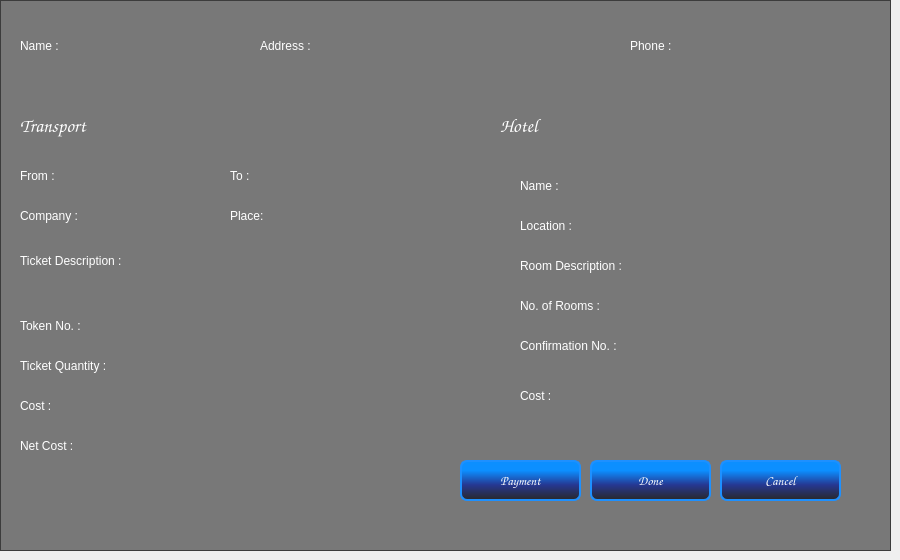
    <widget class="QWidget" name="Submit">
     <property name="styleSheet">
      <string notr="true">QPushButton{background:qlineargradient(spread:pad, x1:0.971591, y1:0.903409, x2:0, y2:0.0909095, stop:0 rgba(30, 30, 30, 255), stop:0.488636 rgba(16, 36, 145, 255), stop:0.948864 rgba(0, 137, 255, 255));
border-radius:7px;
color:white;
border:2px solid DodgerBlue;
}
QPushButton:hover{background:qlineargradient(spread:pad, x1:0.971591, y1:0.903409, x2:0, y2:0.0909095, stop:0 rgba(0, 137, 255, 255), stop:0.488636 rgba(16, 36, 145, 255), stop:0.948864 rgba(30, 30, 30, 255))
}
</string>
     </property>
     <widget class="QFrame" name="frame_4">
      <property name="geometry">
       <rect>
        <x>0</x>
        <y>0</y>
        <width>891</width>
        <height>551</height>
       </rect>
      </property>
      <property name="styleSheet">
       <string notr="true">background-color:rgba(0,0,0,0.5);</string>
      </property>
      <property name="frameShape">
       <enum>QFrame::StyledPanel</enum>
      </property>
      <property name="frameShadow">
       <enum>QFrame::Raised</enum>
      </property>
      <widget class="QLabel" name="label_37">
       <property name="geometry">
        <rect>
         <x>500</x>
         <y>110</y>
         <width>111</width>
         <height>31</height>
        </rect>
       </property>
       <property name="font">
        <font>
         <family>Comic Sans MS</family>
         <pointsize>14</pointsize>
         <weight>9</weight>
         <italic>false</italic>
         <bold>false</bold>
        </font>
       </property>
       <property name="styleSheet">
        <string notr="true">color: white;font: 75 14pt &quot;Comic Sans MS&quot;;
background:transparent</string>
       </property>
       <property name="text">
        <string>Hotel</string>
       </property>
      </widget>
      <widget class="QLabel" name="label_39">
       <property name="geometry">
        <rect>
         <x>520</x>
         <y>170</y>
         <width>71</width>
         <height>31</height>
        </rect>
       </property>
       <property name="styleSheet">
        <string notr="true">color: white;
font: 10pt &quot;Comic Sans MS&quot;;
background:transparent</string>
       </property>
       <property name="text">
        <string>Name :</string>
       </property>
      </widget>
      <widget class="QLabel" name="hname">
       <property name="geometry">
        <rect>
         <x>650</x>
         <y>170</y>
         <width>181</width>
         <height>31</height>
        </rect>
       </property>
       <property name="styleSheet">
        <string notr="true">color:white;
font: 10pt &quot;Comic Sans MS&quot;;
background:transparent</string>
       </property>
       <property name="text">
        <string/>
       </property>
      </widget>
      <widget class="QLabel" name="label_41">
       <property name="geometry">
        <rect>
         <x>520</x>
         <y>210</y>
         <width>71</width>
         <height>31</height>
        </rect>
       </property>
       <property name="styleSheet">
        <string notr="true">color: rgb(255, 255, 255);
font: 10pt &quot;Comic Sans MS&quot;;
background:transparent</string>
       </property>
       <property name="text">
        <string>Location :</string>
       </property>
      </widget>
      <widget class="QLabel" name="hloc">
       <property name="geometry">
        <rect>
         <x>650</x>
         <y>210</y>
         <width>181</width>
         <height>31</height>
        </rect>
       </property>
       <property name="styleSheet">
        <string notr="true">color: rgb(255, 255, 255);
font: 10pt &quot;Comic Sans MS&quot;;
background:transparent</string>
       </property>
       <property name="text">
        <string/>
       </property>
      </widget>
      <widget class="QLabel" name="label_43">
       <property name="geometry">
        <rect>
         <x>520</x>
         <y>250</y>
         <width>121</width>
         <height>31</height>
        </rect>
       </property>
       <property name="styleSheet">
        <string notr="true">color: rgb(255, 255, 255);
font: 10pt &quot;Comic Sans MS&quot;;
background:transparent</string>
       </property>
       <property name="text">
        <string>Room Description : </string>
       </property>
      </widget>
      <widget class="QLabel" name="hrdes">
       <property name="geometry">
        <rect>
         <x>650</x>
         <y>250</y>
         <width>211</width>
         <height>31</height>
        </rect>
       </property>
       <property name="styleSheet">
        <string notr="true">color: rgb(255, 255, 255);
font: 10pt &quot;Comic Sans MS&quot;;
background:transparent</string>
       </property>
       <property name="text">
        <string/>
       </property>
      </widget>
      <widget class="QLabel" name="label_45">
       <property name="geometry">
        <rect>
         <x>520</x>
         <y>290</y>
         <width>91</width>
         <height>31</height>
        </rect>
       </property>
       <property name="styleSheet">
        <string notr="true">color: rgb(255, 255, 255);
font: 10pt &quot;Comic Sans MS&quot;;
background:transparent</string>
       </property>
       <property name="text">
        <string>No. of Rooms :</string>
       </property>
      </widget>
      <widget class="QLabel" name="hrno">
       <property name="geometry">
        <rect>
         <x>650</x>
         <y>290</y>
         <width>111</width>
         <height>31</height>
        </rect>
       </property>
       <property name="styleSheet">
        <string notr="true">color: rgb(255, 255, 255);
font: 10pt &quot;Comic Sans MS&quot;;
background:transparent</string>
       </property>
       <property name="text">
        <string/>
       </property>
      </widget>
      <widget class="QLabel" name="label_47">
       <property name="geometry">
        <rect>
         <x>520</x>
         <y>330</y>
         <width>111</width>
         <height>31</height>
        </rect>
       </property>
       <property name="styleSheet">
        <string notr="true">color: rgb(255, 255, 255);
font: 10pt &quot;Comic Sans MS&quot;;
background:transparent</string>
       </property>
       <property name="text">
        <string>Confirmation No. :</string>
       </property>
      </widget>
      <widget class="QLabel" name="hcno">
       <property name="geometry">
        <rect>
         <x>650</x>
         <y>330</y>
         <width>111</width>
         <height>31</height>
        </rect>
       </property>
       <property name="styleSheet">
        <string notr="true">color: rgb(255, 255, 255);
font: 10pt &quot;Comic Sans MS&quot;;
background:transparent</string>
       </property>
       <property name="text">
        <string/>
       </property>
      </widget>
      <widget class="QLabel" name="label_49">
       <property name="geometry">
        <rect>
         <x>520</x>
         <y>380</y>
         <width>51</width>
         <height>31</height>
        </rect>
       </property>
       <property name="styleSheet">
        <string notr="true">color: rgb(255, 255, 255);
font: 10pt &quot;Comic Sans MS&quot;;
background:transparent</string>
       </property>
       <property name="text">
        <string>Cost :</string>
       </property>
      </widget>
      <widget class="QLabel" name="hcost">
       <property name="geometry">
        <rect>
         <x>650</x>
         <y>380</y>
         <width>111</width>
         <height>31</height>
        </rect>
       </property>
       <property name="styleSheet">
        <string notr="true">color: rgb(255, 255, 255);
font: 10pt &quot;Comic Sans MS&quot;;
background:transparent</string>
       </property>
       <property name="text">
        <string/>
       </property>
      </widget>
      <widget class="QLabel" name="caddrs">
       <property name="geometry">
        <rect>
         <x>350</x>
         <y>30</y>
         <width>241</width>
         <height>31</height>
        </rect>
       </property>
       <property name="styleSheet">
        <string notr="true">color: white;
font: 10pt &quot;Comic Sans MS&quot;;
background:transparent</string>
       </property>
       <property name="text">
        <string/>
       </property>
      </widget>
      <widget class="QLabel" name="label_51">
       <property name="geometry">
        <rect>
         <x>260</x>
         <y>30</y>
         <width>81</width>
         <height>31</height>
        </rect>
       </property>
       <property name="styleSheet">
        <string notr="true">color: white;
font: 10pt &quot;Comic Sans MS&quot;;
background:transparent</string>
       </property>
       <property name="text">
        <string>Address :</string>
       </property>
      </widget>
      <widget class="QLabel" name="cname">
       <property name="geometry">
        <rect>
         <x>80</x>
         <y>30</y>
         <width>151</width>
         <height>31</height>
        </rect>
       </property>
       <property name="styleSheet">
        <string notr="true">color: white;
font: 10pt &quot;Comic Sans MS&quot;;
background:transparent</string>
       </property>
       <property name="text">
        <string/>
       </property>
      </widget>
      <widget class="QLabel" name="label_50">
       <property name="geometry">
        <rect>
         <x>20</x>
         <y>30</y>
         <width>61</width>
         <height>31</height>
        </rect>
       </property>
       <property name="styleSheet">
        <string notr="true">color: white;
font: 10pt &quot;Comic Sans MS&quot;;
background:transparent</string>
       </property>
       <property name="text">
        <string>Name :</string>
       </property>
      </widget>
      <widget class="QLabel" name="cphon">
       <property name="geometry">
        <rect>
         <x>700</x>
         <y>30</y>
         <width>161</width>
         <height>31</height>
        </rect>
       </property>
       <property name="styleSheet">
        <string notr="true">color: white;
font: 10pt &quot;Comic Sans MS&quot;;
background:transparent</string>
       </property>
       <property name="text">
        <string/>
       </property>
      </widget>
      <widget class="QLabel" name="label_52">
       <property name="geometry">
        <rect>
         <x>630</x>
         <y>30</y>
         <width>61</width>
         <height>31</height>
        </rect>
       </property>
       <property name="styleSheet">
        <string notr="true">color: white;
font: 10pt &quot;Comic Sans MS&quot;;
background:transparent</string>
       </property>
       <property name="text">
        <string>Phone :</string>
       </property>
      </widget>
      <widget class="QLabel" name="label_36">
       <property name="geometry">
        <rect>
         <x>20</x>
         <y>110</y>
         <width>111</width>
         <height>31</height>
        </rect>
       </property>
       <property name="font">
        <font>
         <family>Comic Sans MS</family>
         <pointsize>14</pointsize>
         <weight>9</weight>
         <italic>false</italic>
         <bold>false</bold>
        </font>
       </property>
       <property name="styleSheet">
        <string notr="true">font: 75 14pt &quot;Comic Sans MS&quot;;color: white;
background:transparent</string>
       </property>
       <property name="text">
        <string>Transport</string>
       </property>
      </widget>
      <widget class="QLabel" name="tfrom">
       <property name="geometry">
        <rect>
         <x>100</x>
         <y>160</y>
         <width>121</width>
         <height>31</height>
        </rect>
       </property>
       <property name="styleSheet">
        <string notr="true">color: rgb(255, 255, 255);
font: 10pt &quot;Comic Sans MS&quot;;
background:transparent</string>
       </property>
       <property name="text">
        <string/>
       </property>
      </widget>
      <widget class="QLabel" name="label_38">
       <property name="geometry">
        <rect>
         <x>20</x>
         <y>160</y>
         <width>51</width>
         <height>31</height>
        </rect>
       </property>
       <property name="styleSheet">
        <string notr="true">color: rgb(255, 255, 255);
font: 10pt &quot;Comic Sans MS&quot;;
background:transparent</string>
       </property>
       <property name="text">
        <string>From :</string>
       </property>
      </widget>
      <widget class="QLabel" name="label_40">
       <property name="geometry">
        <rect>
         <x>230</x>
         <y>160</y>
         <width>31</width>
         <height>31</height>
        </rect>
       </property>
       <property name="styleSheet">
        <string notr="true">color: rgb(255, 255, 255);
font: 10pt &quot;Comic Sans MS&quot;;
background:transparent</string>
       </property>
       <property name="text">
        <string>To : </string>
       </property>
      </widget>
      <widget class="QLabel" name="tto">
       <property name="geometry">
        <rect>
         <x>280</x>
         <y>160</y>
         <width>141</width>
         <height>31</height>
        </rect>
       </property>
       <property name="styleSheet">
        <string notr="true">color: white;
font: 10pt &quot;Comic Sans MS&quot;;
background:transparent</string>
       </property>
       <property name="text">
        <string/>
       </property>
      </widget>
      <widget class="QLabel" name="label_42">
       <property name="geometry">
        <rect>
         <x>20</x>
         <y>200</y>
         <width>71</width>
         <height>31</height>
        </rect>
       </property>
       <property name="styleSheet">
        <string notr="true">color: rgb(255, 255, 255);
font: 10pt &quot;Comic Sans MS&quot;;
background:transparent</string>
       </property>
       <property name="text">
        <string>Company :</string>
       </property>
      </widget>
      <widget class="QLabel" name="tcompany">
       <property name="geometry">
        <rect>
         <x>100</x>
         <y>200</y>
         <width>121</width>
         <height>31</height>
        </rect>
       </property>
       <property name="styleSheet">
        <string notr="true">color: rgb(255, 255, 255);
font: 10pt &quot;Comic Sans MS&quot;;
background:transparent</string>
       </property>
       <property name="text">
        <string/>
       </property>
      </widget>
      <widget class="QLabel" name="label_44">
       <property name="geometry">
        <rect>
         <x>20</x>
         <y>240</y>
         <width>131</width>
         <height>41</height>
        </rect>
       </property>
       <property name="styleSheet">
        <string notr="true">color: rgb(255, 255, 255);
font: 10pt &quot;Comic Sans MS&quot;;
background:transparent</string>
       </property>
       <property name="text">
        <string>Ticket Description :</string>
       </property>
      </widget>
      <widget class="QLabel" name="ttdes">
       <property name="geometry">
        <rect>
         <x>160</x>
         <y>240</y>
         <width>311</width>
         <height>61</height>
        </rect>
       </property>
       <property name="styleSheet">
        <string notr="true">color: rgb(255, 255, 255);
font: 10pt &quot;Comic Sans MS&quot;;
background:transparent</string>
       </property>
       <property name="text">
        <string/>
       </property>
      </widget>
      <widget class="QLabel" name="label_58">
       <property name="geometry">
        <rect>
         <x>230</x>
         <y>200</y>
         <width>41</width>
         <height>31</height>
        </rect>
       </property>
       <property name="styleSheet">
        <string notr="true">color: rgb(255, 255, 255);
font: 10pt &quot;Comic Sans MS&quot;;
background:transparent</string>
       </property>
       <property name="text">
        <string>Place:</string>
       </property>
      </widget>
      <widget class="QLabel" name="placeshow">
       <property name="geometry">
        <rect>
         <x>280</x>
         <y>200</y>
         <width>141</width>
         <height>31</height>
        </rect>
       </property>
       <property name="styleSheet">
        <string notr="true">color: rgb(255, 255, 255);
font: 10pt &quot;Comic Sans MS&quot;;
background:transparent</string>
       </property>
       <property name="text">
        <string/>
       </property>
      </widget>
      <widget class="QLabel" name="label_46">
       <property name="geometry">
        <rect>
         <x>20</x>
         <y>310</y>
         <width>91</width>
         <height>31</height>
        </rect>
       </property>
       <property name="styleSheet">
        <string notr="true">color: rgb(255, 255, 255);
font: 10pt &quot;Comic Sans MS&quot;;
background:transparent</string>
       </property>
       <property name="text">
        <string>Token No. :</string>
       </property>
      </widget>
      <widget class="QLabel" name="ttno">
       <property name="geometry">
        <rect>
         <x>160</x>
         <y>310</y>
         <width>111</width>
         <height>31</height>
        </rect>
       </property>
       <property name="styleSheet">
        <string notr="true">color: rgb(255, 255, 255);
font: 10pt &quot;Comic Sans MS&quot;;
background:transparent</string>
       </property>
       <property name="text">
        <string/>
       </property>
      </widget>
      <widget class="QLabel" name="ttquan">
       <property name="geometry">
        <rect>
         <x>160</x>
         <y>350</y>
         <width>111</width>
         <height>31</height>
        </rect>
       </property>
       <property name="styleSheet">
        <string notr="true">color: rgb(255, 255, 255);
font: 10pt &quot;Comic Sans MS&quot;;
background:transparent</string>
       </property>
       <property name="text">
        <string/>
       </property>
      </widget>
      <widget class="QLabel" name="label_48">
       <property name="geometry">
        <rect>
         <x>20</x>
         <y>350</y>
         <width>111</width>
         <height>31</height>
        </rect>
       </property>
       <property name="styleSheet">
        <string notr="true">color: rgb(255, 255, 255);
font: 10pt &quot;Comic Sans MS&quot;;
background:transparent</string>
       </property>
       <property name="text">
        <string>Ticket Quantity : </string>
       </property>
      </widget>
      <widget class="QLabel" name="tcost">
       <property name="geometry">
        <rect>
         <x>160</x>
         <y>390</y>
         <width>111</width>
         <height>31</height>
        </rect>
       </property>
       <property name="styleSheet">
        <string notr="true">color: rgb(255, 255, 255);
font: 10pt &quot;Comic Sans MS&quot;;
background:transparent</string>
       </property>
       <property name="text">
        <string/>
       </property>
      </widget>
      <widget class="QLabel" name="label_56">
       <property name="geometry">
        <rect>
         <x>20</x>
         <y>390</y>
         <width>111</width>
         <height>31</height>
        </rect>
       </property>
       <property name="styleSheet">
        <string notr="true">color: rgb(255, 255, 255);
font: 10pt &quot;Comic Sans MS&quot;;
background:transparent</string>
       </property>
       <property name="text">
        <string>Cost :</string>
       </property>
      </widget>
      <widget class="QLabel" name="netcost">
       <property name="geometry">
        <rect>
         <x>160</x>
         <y>430</y>
         <width>111</width>
         <height>31</height>
        </rect>
       </property>
       <property name="styleSheet">
        <string notr="true">color: rgb(255, 255, 255);
font: 10pt &quot;Comic Sans MS&quot;;
background:transparent</string>
       </property>
       <property name="text">
        <string/>
       </property>
      </widget>
      <widget class="QLabel" name="label_60">
       <property name="geometry">
        <rect>
         <x>20</x>
         <y>430</y>
         <width>81</width>
         <height>31</height>
        </rect>
       </property>
       <property name="styleSheet">
        <string notr="true">color: rgb(255, 255, 255);
font: 10pt &quot;Comic Sans MS&quot;;
background:transparent</string>
       </property>
       <property name="text">
        <string>Net Cost :</string>
       </property>
      </widget>
      <widget class="QPushButton" name="paybuttn">
       <property name="geometry">
        <rect>
         <x>460</x>
         <y>460</y>
         <width>121</width>
         <height>41</height>
        </rect>
       </property>
       <property name="font">
        <font>
         <family>Comic Sans MS</family>
         <pointsize>10</pointsize>
        </font>
       </property>
       <property name="cursor">
        <cursorShape>PointingHandCursor</cursorShape>
       </property>
       <property name="styleSheet">
        <string notr="true">QPushButton{background:qlineargradient(spread:pad, x1:0.477273, y1:1, x2:0.477273, y2:0.107955, stop:0 rgba(41, 41, 41, 255), stop:0.431818 rgba(38, 55, 145, 255), stop:0.846591 rgba(12, 143, 255, 255));
border-radius:7px;
color:white;
border:2px solid DodgerBlue;
}
QPushButton:hover{background:qlineargradient(spread:pad, x1:0.477273, y1:1, x2:0.477273, y2:0.107955, stop:0 rgba(12, 143, 255, 255), stop:0.431818 rgba(38, 55, 145, 255), stop:0.846591 rgba(41, 41, 41, 255))
}
</string>
       </property>
       <property name="text">
        <string>Payment</string>
       </property>
      </widget>
      <widget class="QPushButton" name="donbuttn">
       <property name="geometry">
        <rect>
         <x>590</x>
         <y>460</y>
         <width>121</width>
         <height>41</height>
        </rect>
       </property>
       <property name="font">
        <font>
         <family>Comic Sans MS</family>
         <pointsize>10</pointsize>
        </font>
       </property>
       <property name="cursor">
        <cursorShape>PointingHandCursor</cursorShape>
       </property>
       <property name="styleSheet">
        <string notr="true">QPushButton{background:qlineargradient(spread:pad, x1:0.477273, y1:1, x2:0.477273, y2:0.107955, stop:0 rgba(41, 41, 41, 255), stop:0.431818 rgba(38, 55, 145, 255), stop:0.846591 rgba(12, 143, 255, 255));
border-radius:7px;
color:white;
border:2px solid DodgerBlue;
}
QPushButton:hover{background:qlineargradient(spread:pad, x1:0.477273, y1:1, x2:0.477273, y2:0.107955, stop:0 rgba(12, 143, 255, 255), stop:0.431818 rgba(38, 55, 145, 255), stop:0.846591 rgba(41, 41, 41, 255))
}
</string>
       </property>
       <property name="text">
        <string>Done</string>
       </property>
      </widget>
      <widget class="QPushButton" name="canbuttn">
       <property name="geometry">
        <rect>
         <x>720</x>
         <y>460</y>
         <width>121</width>
         <height>41</height>
        </rect>
       </property>
       <property name="font">
        <font>
         <family>Comic Sans MS</family>
         <pointsize>10</pointsize>
        </font>
       </property>
       <property name="cursor">
        <cursorShape>PointingHandCursor</cursorShape>
       </property>
       <property name="styleSheet">
        <string notr="true">QPushButton{background:qlineargradient(spread:pad, x1:0.477273, y1:1, x2:0.477273, y2:0.107955, stop:0 rgba(41, 41, 41, 255), stop:0.431818 rgba(38, 55, 145, 255), stop:0.846591 rgba(12, 143, 255, 255));
border-radius:7px;
color:white;
border:2px solid DodgerBlue;
}
QPushButton:hover{background:qlineargradient(spread:pad, x1:0.477273, y1:1, x2:0.477273, y2:0.107955, stop:0 rgba(12, 143, 255, 255), stop:0.431818 rgba(38, 55, 145, 255), stop:0.846591 rgba(41, 41, 41, 255))
}
</string>
       </property>
       <property name="text">
        <string>Cancel</string>
       </property>
      </widget>
     </widget>
    </widget>
